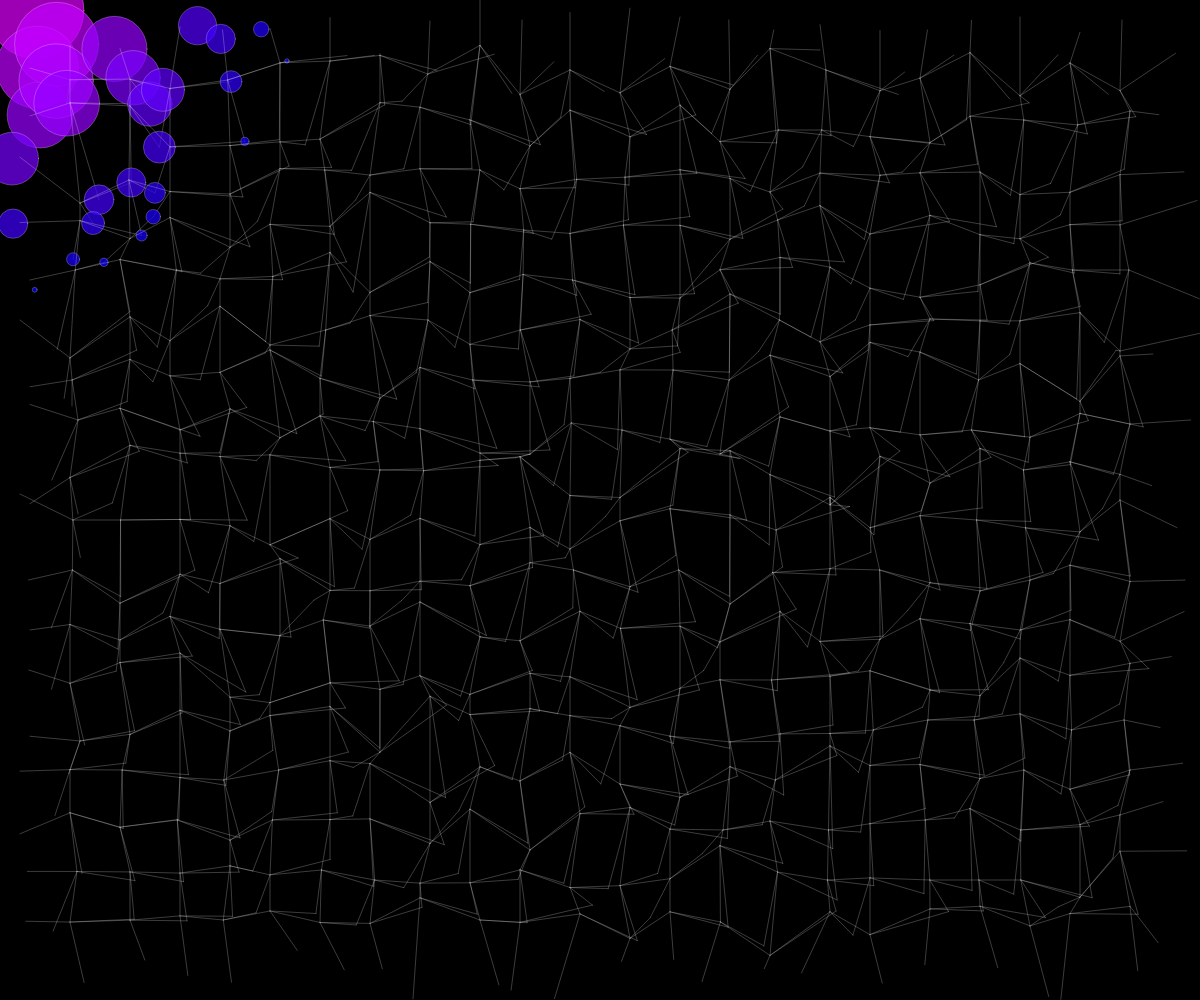
Frame 1 (no input)
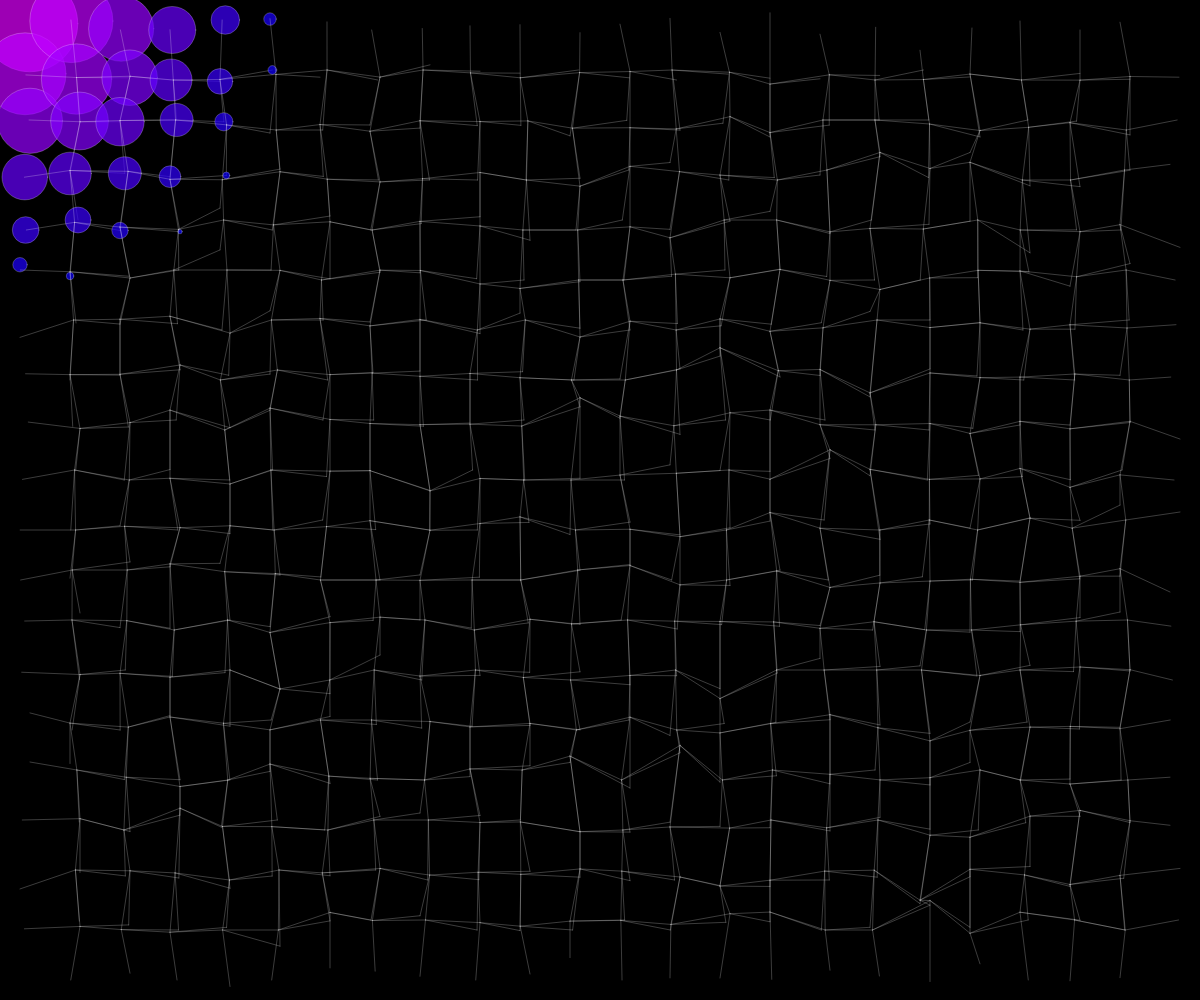
Frame 60 (no input)
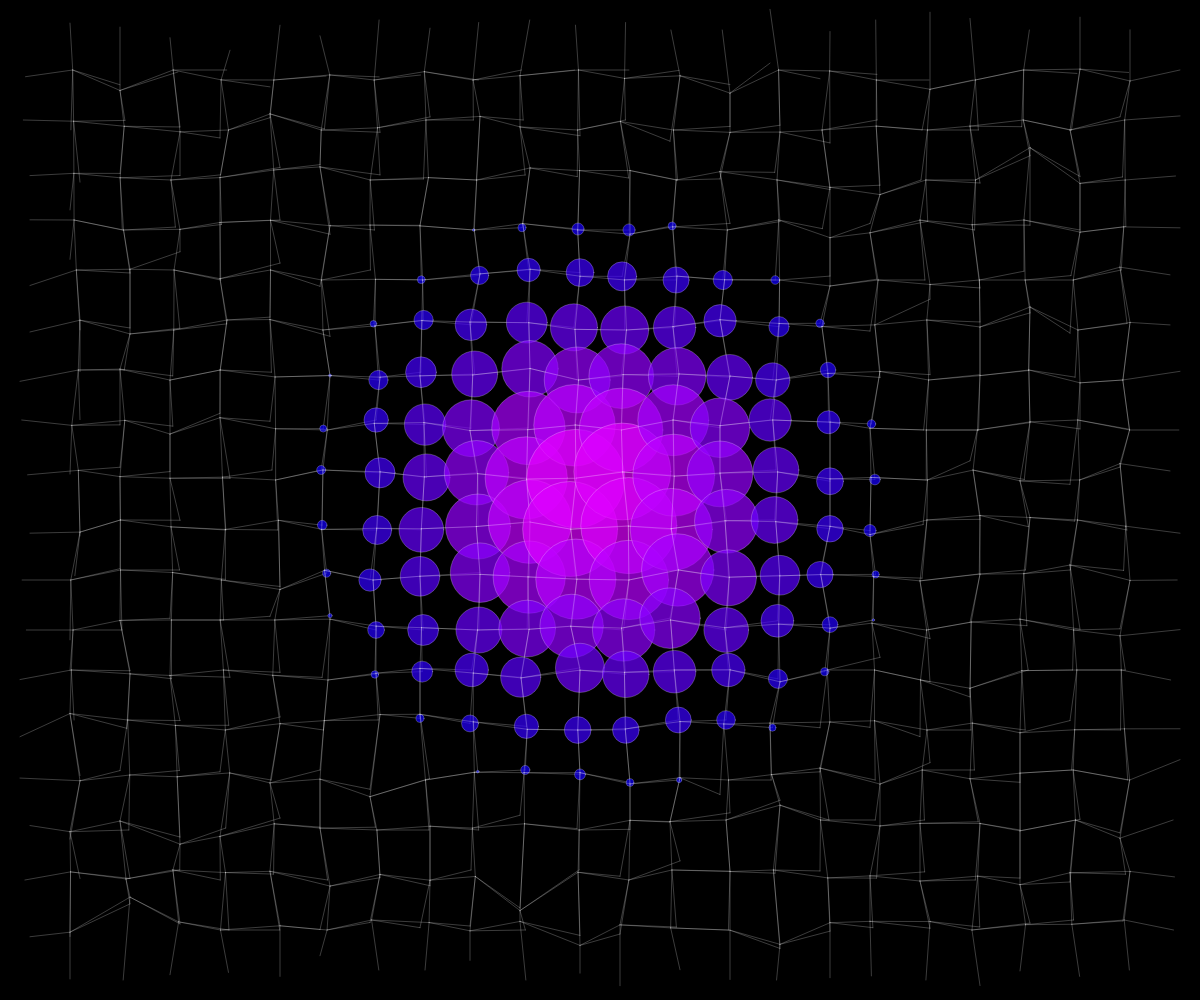
Frame 120 (the mouse pressed at the canvas centre since frame 60)

The p5.js sketch that drew these frames (run headless with seeded random() and noise() and a simulated clock; from frame 60 on, the mouse is pressed at the canvas centre):

// p5.js sketch
// ── sketch.js
var cellsize = 50;
var padding = cellsize / 2 - cellsize / 10;
var grid = [];
var i;
var j;
var k;
var numcols;
var numrows;

function setup() {
  createCanvas(windowWidth, windowHeight);

  numcols = floor(width / cellsize);
  numrows = floor(height / cellsize);

  for (i = 0; i < numcols; i++) {

    grid[i] = [];
    for (j = 0; j < numrows; j++) {
      grid[i][j] = new Block(i * cellsize + random(0, cellsize), j * cellsize + random(0, cellsize));
    }
  }
}

function draw() {
  background(0);
  stroke (255,60);

  for (i = 0; i < numcols; i++) {

    for (j = 0; j < numrows; j++) {
      grid[i][j].connect(i, j);

    }
  }
}

function Block(x, y) {
  this.x = x;
  this.y = y;

  this.show = function() {
    ellipse(this.x, this.y, 3, 3);
  }

  this.connect = function(i, j) {
    this.i = i;
    this.j = j;


    if (dist(this.x, this.y, mouseX, mouseY) < 300) {
      this.n = map(dist(this.x, this.y, mouseX, mouseY), 0, 300, 110, 2);
      this.color = map(dist(this.x, this.y, mouseX, mouseY), 0, 300, 255, 0);
      this.titraj = map(dist(this.x, this.y, mouseX, mouseY), 0, 300, 0, 5);
      fill(this.color, 0, 255, 180);
      ellipse(this.x, this.y, this.n, this.n);
      this.x += random(this.titraj*-1, this.titraj);
      this.y += random(this.titraj*-1, this.titraj);

    } else {
      this.x += random(-10, 10);
      this.y += random(-10, 10);
    }

    if (this.x > this.i * cellsize + cellsize - padding) {
      this.x = this.i * cellsize + cellsize - padding;
    } else if (this.x < this.i * cellsize + padding) {
      this.x = this.i * cellsize + padding;
    } else if (this.y > this.j * cellsize + cellsize - padding) {
      this.y = this.j * cellsize + cellsize - padding;
    } else if (this.y < this.j * cellsize + padding) {
      this.y = this.j * cellsize + padding;
    }
    if (this.i > 0 && this.j > 0 && this.i < numcols - 1 && this.j < numrows - 1) {

      line(this.x, this.y, grid[this.i - 1][this.j].x, grid[this.i - 1][this.j].y);
      line(this.x, this.y, grid[this.i + 1][this.j].x, grid[this.i + 1][this.j].y);
      line(this.x, this.y, grid[this.i][this.j - 1].x, grid[this.i][this.j - 1].y);
      line(this.x, this.y, grid[this.i][this.j + 1].x, grid[this.i][this.j + 1].y);
    }
  }



}
